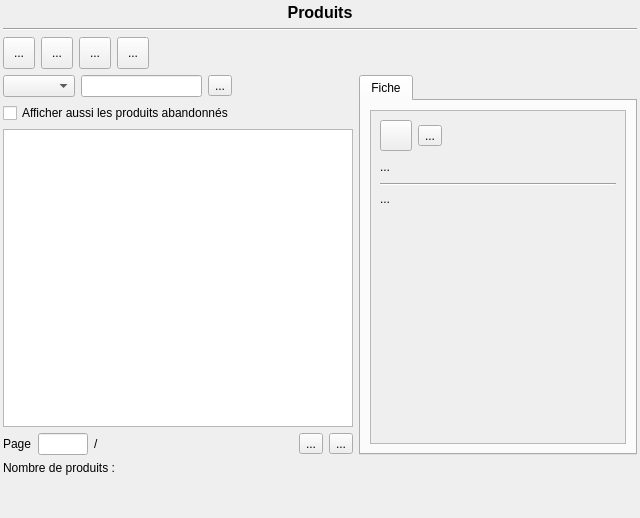
<?xml version="1.0" encoding="UTF-8"?>
<ui version="4.0">
 <class>productView</class>
 <widget class="QWidget" name="productView">
  <property name="geometry">
   <rect>
    <x>0</x>
    <y>0</y>
    <width>640</width>
    <height>518</height>
   </rect>
  </property>
  <property name="windowTitle">
   <string>Form</string>
  </property>
  <layout class="QHBoxLayout" name="horizontalLayout">
   <property name="margin">
    <number>3</number>
   </property>
   <item>
    <layout class="QVBoxLayout" name="verticalLayout">
     <item>
      <widget class="QLabel" name="labeltitle">
       <property name="font">
        <font>
         <pointsize>12</pointsize>
         <weight>75</weight>
         <bold>true</bold>
        </font>
       </property>
       <property name="text">
        <string>Produits</string>
       </property>
       <property name="alignment">
        <set>Qt::AlignCenter</set>
       </property>
       <property name="margin">
        <number>5</number>
       </property>
      </widget>
     </item>
     <item>
      <widget class="Line" name="line_top">
       <property name="orientation">
        <enum>Qt::Horizontal</enum>
       </property>
      </widget>
     </item>
     <item>
      <layout class="QHBoxLayout" name="horizontalLayout_buttons">
       <item>
        <widget class="QToolButton" name="toolButton_addProduct">
         <property name="minimumSize">
          <size>
           <width>32</width>
           <height>32</height>
          </size>
         </property>
         <property name="toolTip">
          <string>&lt;!DOCTYPE HTML PUBLIC &quot;-//W3C//DTD HTML 4.0//EN&quot; &quot;http://www.w3.org/TR/REC-html40/strict.dtd&quot;&gt;
&lt;html&gt;&lt;head&gt;&lt;meta name=&quot;qrichtext&quot; content=&quot;1&quot; /&gt;&lt;style type=&quot;text/css&quot;&gt;
p, li { white-space: pre-wrap; }
&lt;/style&gt;&lt;/head&gt;&lt;body style=&quot; font-family:'Ubuntu'; font-size:9pt; font-weight:400; font-style:normal;&quot;&gt;
&lt;p style=&quot; margin-top:0px; margin-bottom:0px; margin-left:0px; margin-right:0px; -qt-block-indent:0; text-indent:0px;&quot;&gt;Ajouter un produit&lt;/p&gt;&lt;/body&gt;&lt;/html&gt;</string>
         </property>
         <property name="text">
          <string>...</string>
         </property>
         <property name="icon">
          <iconset resource="../ressources.qrc">
           <normaloff>:/app/insert</normaloff>:/app/insert</iconset>
         </property>
         <property name="iconSize">
          <size>
           <width>24</width>
           <height>24</height>
          </size>
         </property>
        </widget>
       </item>
       <item>
        <widget class="QToolButton" name="toolButton_editProduct">
         <property name="minimumSize">
          <size>
           <width>32</width>
           <height>32</height>
          </size>
         </property>
         <property name="toolTip">
          <string>&lt;!DOCTYPE HTML PUBLIC &quot;-//W3C//DTD HTML 4.0//EN&quot; &quot;http://www.w3.org/TR/REC-html40/strict.dtd&quot;&gt;
&lt;html&gt;&lt;head&gt;&lt;meta name=&quot;qrichtext&quot; content=&quot;1&quot; /&gt;&lt;style type=&quot;text/css&quot;&gt;
p, li { white-space: pre-wrap; }
&lt;/style&gt;&lt;/head&gt;&lt;body style=&quot; font-family:'Ubuntu'; font-size:9pt; font-weight:400; font-style:normal;&quot;&gt;
&lt;p style=&quot; margin-top:0px; margin-bottom:0px; margin-left:0px; margin-right:0px; -qt-block-indent:0; text-indent:0px;&quot;&gt;Modifier le produit sélectionné&lt;/p&gt;&lt;/body&gt;&lt;/html&gt;</string>
         </property>
         <property name="text">
          <string>...</string>
         </property>
         <property name="icon">
          <iconset resource="../ressources.qrc">
           <normaloff>:/app/Edit</normaloff>:/app/Edit</iconset>
         </property>
         <property name="iconSize">
          <size>
           <width>24</width>
           <height>24</height>
          </size>
         </property>
        </widget>
       </item>
       <item>
        <widget class="QToolButton" name="toolButton_remove">
         <property name="minimumSize">
          <size>
           <width>32</width>
           <height>32</height>
          </size>
         </property>
         <property name="maximumSize">
          <size>
           <width>16777215</width>
           <height>16777215</height>
          </size>
         </property>
         <property name="toolTip">
          <string>&lt;!DOCTYPE HTML PUBLIC &quot;-//W3C//DTD HTML 4.0//EN&quot; &quot;http://www.w3.org/TR/REC-html40/strict.dtd&quot;&gt;
&lt;html&gt;&lt;head&gt;&lt;meta name=&quot;qrichtext&quot; content=&quot;1&quot; /&gt;&lt;style type=&quot;text/css&quot;&gt;
p, li { white-space: pre-wrap; }
&lt;/style&gt;&lt;/head&gt;&lt;body style=&quot; font-family:'Ubuntu'; font-size:9pt; font-weight:400; font-style:normal;&quot;&gt;
&lt;p style=&quot; margin-top:0px; margin-bottom:0px; margin-left:0px; margin-right:0px; -qt-block-indent:0; text-indent:0px;&quot;&gt;Supprimer le produit sélectionné&lt;/p&gt;&lt;/body&gt;&lt;/html&gt;</string>
         </property>
         <property name="text">
          <string>...</string>
         </property>
         <property name="icon">
          <iconset resource="../ressources.qrc">
           <normaloff>:/app/remove</normaloff>:/app/remove</iconset>
         </property>
         <property name="iconSize">
          <size>
           <width>16</width>
           <height>24</height>
          </size>
         </property>
        </widget>
       </item>
       <item>
        <widget class="QToolButton" name="toolButton_print">
         <property name="minimumSize">
          <size>
           <width>32</width>
           <height>32</height>
          </size>
         </property>
         <property name="toolTip">
          <string>&lt;!DOCTYPE HTML PUBLIC &quot;-//W3C//DTD HTML 4.0//EN&quot; &quot;http://www.w3.org/TR/REC-html40/strict.dtd&quot;&gt;
&lt;html&gt;&lt;head&gt;&lt;meta name=&quot;qrichtext&quot; content=&quot;1&quot; /&gt;&lt;style type=&quot;text/css&quot;&gt;
p, li { white-space: pre-wrap; }
&lt;/style&gt;&lt;/head&gt;&lt;body style=&quot; font-family:'Ubuntu'; font-size:9pt; font-weight:400; font-style:normal;&quot;&gt;
&lt;p style=&quot; margin-top:0px; margin-bottom:0px; margin-left:0px; margin-right:0px; -qt-block-indent:0; text-indent:0px;&quot;&gt;Imprimer l'état du stock produit&lt;/p&gt;&lt;/body&gt;&lt;/html&gt;</string>
         </property>
         <property name="text">
          <string>...</string>
         </property>
         <property name="icon">
          <iconset resource="../ressources.qrc">
           <normaloff>:/app/print</normaloff>:/app/print</iconset>
         </property>
         <property name="iconSize">
          <size>
           <width>24</width>
           <height>24</height>
          </size>
         </property>
        </widget>
       </item>
       <item>
        <spacer name="horizontalSpacer">
         <property name="orientation">
          <enum>Qt::Horizontal</enum>
         </property>
         <property name="sizeHint" stdset="0">
          <size>
           <width>40</width>
           <height>20</height>
          </size>
         </property>
        </spacer>
       </item>
      </layout>
     </item>
     <item>
      <layout class="QHBoxLayout" name="horizontalLayout_3">
       <item>
        <layout class="QVBoxLayout" name="verticalLayout_2">
         <item>
          <layout class="QHBoxLayout" name="horizontalLayout_4">
           <item>
            <widget class="QComboBox" name="comboBoxFiltre"/>
           </item>
           <item>
            <widget class="QLineEdit" name="lineEdit_searchProduct"/>
           </item>
           <item>
            <widget class="QToolButton" name="toolButton_searchProduct">
             <property name="text">
              <string>...</string>
             </property>
             <property name="icon">
              <iconset resource="../ressources.qrc">
               <normaloff>:/app/search</normaloff>:/app/search</iconset>
             </property>
             <property name="iconSize">
              <size>
               <width>24</width>
               <height>24</height>
              </size>
             </property>
            </widget>
           </item>
           <item>
            <spacer name="horizontalSpacer_2">
             <property name="orientation">
              <enum>Qt::Horizontal</enum>
             </property>
             <property name="sizeHint" stdset="0">
              <size>
               <width>40</width>
               <height>20</height>
              </size>
             </property>
            </spacer>
           </item>
          </layout>
         </item>
         <item>
          <widget class="QCheckBox" name="checkBox_viewDiscontinued">
           <property name="text">
            <string>Afficher aussi les produits abandonnés</string>
           </property>
          </widget>
         </item>
         <item>
          <widget class="QTableWidget" name="tableWidget_products">
           <property name="minimumSize">
            <size>
             <width>350</width>
             <height>0</height>
            </size>
           </property>
          </widget>
         </item>
         <item>
          <layout class="QHBoxLayout" name="horizontalLayout_6">
           <item>
            <widget class="QLabel" name="label_2">
             <property name="text">
              <string>Page</string>
             </property>
            </widget>
           </item>
           <item>
            <widget class="QLineEdit" name="lineEdit_page">
             <property name="maximumSize">
              <size>
               <width>50</width>
               <height>16777215</height>
              </size>
             </property>
             <property name="inputMask">
              <string/>
             </property>
             <property name="text">
              <string/>
             </property>
             <property name="alignment">
              <set>Qt::AlignCenter</set>
             </property>
            </widget>
           </item>
           <item>
            <widget class="QLabel" name="label_pageMax">
             <property name="text">
              <string>/</string>
             </property>
            </widget>
           </item>
           <item>
            <spacer name="horizontalSpacer_3">
             <property name="orientation">
              <enum>Qt::Horizontal</enum>
             </property>
             <property name="sizeHint" stdset="0">
              <size>
               <width>40</width>
               <height>20</height>
              </size>
             </property>
            </spacer>
           </item>
           <item>
            <widget class="QToolButton" name="toolButton_pagePrev">
             <property name="text">
              <string>...</string>
             </property>
             <property name="icon">
              <iconset resource="../ressources.qrc">
               <normaloff>:/app/prev</normaloff>:/app/prev</iconset>
             </property>
            </widget>
           </item>
           <item>
            <widget class="QToolButton" name="toolButton_pageNext">
             <property name="text">
              <string>...</string>
             </property>
             <property name="icon">
              <iconset resource="../ressources.qrc">
               <normaloff>:/app/next</normaloff>:/app/next</iconset>
             </property>
            </widget>
           </item>
          </layout>
         </item>
        </layout>
       </item>
       <item>
        <widget class="QTabWidget" name="tabWidget">
         <property name="currentIndex">
          <number>0</number>
         </property>
         <property name="iconSize">
          <size>
           <width>24</width>
           <height>24</height>
          </size>
         </property>
         <widget class="QWidget" name="tab">
          <attribute name="title">
           <string>Fiche</string>
          </attribute>
          <layout class="QHBoxLayout" name="horizontalLayout_5">
           <item>
            <layout class="QVBoxLayout" name="verticalLayout_3">
             <item>
              <widget class="QScrollArea" name="scrollArea">
               <property name="widgetResizable">
                <bool>true</bool>
               </property>
               <widget class="QWidget" name="scrollAreaWidgetContents">
                <property name="geometry">
                 <rect>
                  <x>0</x>
                  <y>0</y>
                  <width>250</width>
                  <height>319</height>
                 </rect>
                </property>
                <layout class="QVBoxLayout" name="verticalLayout_5">
                 <item>
                  <layout class="QHBoxLayout" name="horizontalLayout_7">
                   <property name="topMargin">
                    <number>0</number>
                   </property>
                   <item>
                    <widget class="QToolButton" name="toolButton_clipboard">
                     <property name="toolTip">
                      <string>Copier dans le presse papier</string>
                     </property>
                     <property name="text">
                      <string/>
                     </property>
                     <property name="icon">
                      <iconset resource="../ressources.qrc">
                       <normaloff>:/app/venteComptoire</normaloff>:/app/venteComptoire</iconset>
                     </property>
                     <property name="iconSize">
                      <size>
                       <width>24</width>
                       <height>24</height>
                      </size>
                     </property>
                    </widget>
                   </item>
                   <item>
                    <widget class="QToolButton" name="toolButton_printInfo">
                     <property name="toolTip">
                      <string>&lt;!DOCTYPE HTML PUBLIC &quot;-//W3C//DTD HTML 4.0//EN&quot; &quot;http://www.w3.org/TR/REC-html40/strict.dtd&quot;&gt;
&lt;html&gt;&lt;head&gt;&lt;meta name=&quot;qrichtext&quot; content=&quot;1&quot; /&gt;&lt;style type=&quot;text/css&quot;&gt;
p, li { white-space: pre-wrap; }
&lt;/style&gt;&lt;/head&gt;&lt;body style=&quot; font-family:'Ubuntu'; font-size:9pt; font-weight:400; font-style:normal;&quot;&gt;
&lt;p style=&quot; margin-top:0px; margin-bottom:0px; margin-left:0px; margin-right:0px; -qt-block-indent:0; text-indent:0px;&quot;&gt;Imprimer la fiche produit&lt;/p&gt;&lt;/body&gt;&lt;/html&gt;</string>
                     </property>
                     <property name="text">
                      <string>...</string>
                     </property>
                     <property name="icon">
                      <iconset resource="../ressources.qrc">
                       <normaloff>:/app/print</normaloff>:/app/print</iconset>
                     </property>
                     <property name="iconSize">
                      <size>
                       <width>24</width>
                       <height>24</height>
                      </size>
                     </property>
                    </widget>
                   </item>
                   <item>
                    <spacer name="horizontalSpacer_4">
                     <property name="orientation">
                      <enum>Qt::Horizontal</enum>
                     </property>
                     <property name="sizeHint" stdset="0">
                      <size>
                       <width>40</width>
                       <height>20</height>
                      </size>
                     </property>
                    </spacer>
                   </item>
                  </layout>
                 </item>
                 <item>
                  <layout class="QVBoxLayout" name="verticalLayout_4">
                   <item>
                    <layout class="QHBoxLayout" name="horizontalLayout_2">
                     <item>
                      <widget class="QLabel" name="labelInfoProduct">
                       <property name="text">
                        <string>...</string>
                       </property>
                      </widget>
                     </item>
                     <item>
                      <spacer name="horizontalSpacer_5">
                       <property name="orientation">
                        <enum>Qt::Horizontal</enum>
                       </property>
                       <property name="sizeHint" stdset="0">
                        <size>
                         <width>40</width>
                         <height>20</height>
                        </size>
                       </property>
                      </spacer>
                     </item>
                     <item>
                      <widget class="QLabel" name="label_image">
                       <property name="text">
                        <string/>
                       </property>
                       <property name="scaledContents">
                        <bool>false</bool>
                       </property>
                      </widget>
                     </item>
                    </layout>
                   </item>
                   <item>
                    <widget class="Line" name="line_2">
                     <property name="orientation">
                      <enum>Qt::Horizontal</enum>
                     </property>
                    </widget>
                   </item>
                   <item>
                    <widget class="QLabel" name="label_provider">
                     <property name="text">
                      <string>...</string>
                     </property>
                    </widget>
                   </item>
                   <item>
                    <spacer name="verticalSpacer_2">
                     <property name="orientation">
                      <enum>Qt::Vertical</enum>
                     </property>
                     <property name="sizeHint" stdset="0">
                      <size>
                       <width>20</width>
                       <height>40</height>
                      </size>
                     </property>
                    </spacer>
                   </item>
                  </layout>
                 </item>
                </layout>
               </widget>
              </widget>
             </item>
            </layout>
           </item>
          </layout>
         </widget>
        </widget>
       </item>
      </layout>
     </item>
     <item>
      <widget class="QLabel" name="labelProductsNumber">
       <property name="text">
        <string>Nombre de produits :</string>
       </property>
      </widget>
     </item>
     <item>
      <spacer name="verticalSpacer">
       <property name="orientation">
        <enum>Qt::Vertical</enum>
       </property>
       <property name="sizeType">
        <enum>QSizePolicy::Fixed</enum>
       </property>
       <property name="sizeHint" stdset="0">
        <size>
         <width>20</width>
         <height>40</height>
        </size>
       </property>
      </spacer>
     </item>
    </layout>
   </item>
  </layout>
 </widget>
 <resources>
  <include location="../ressources.qrc"/>
 </resources>
 <connections/>
</ui>
